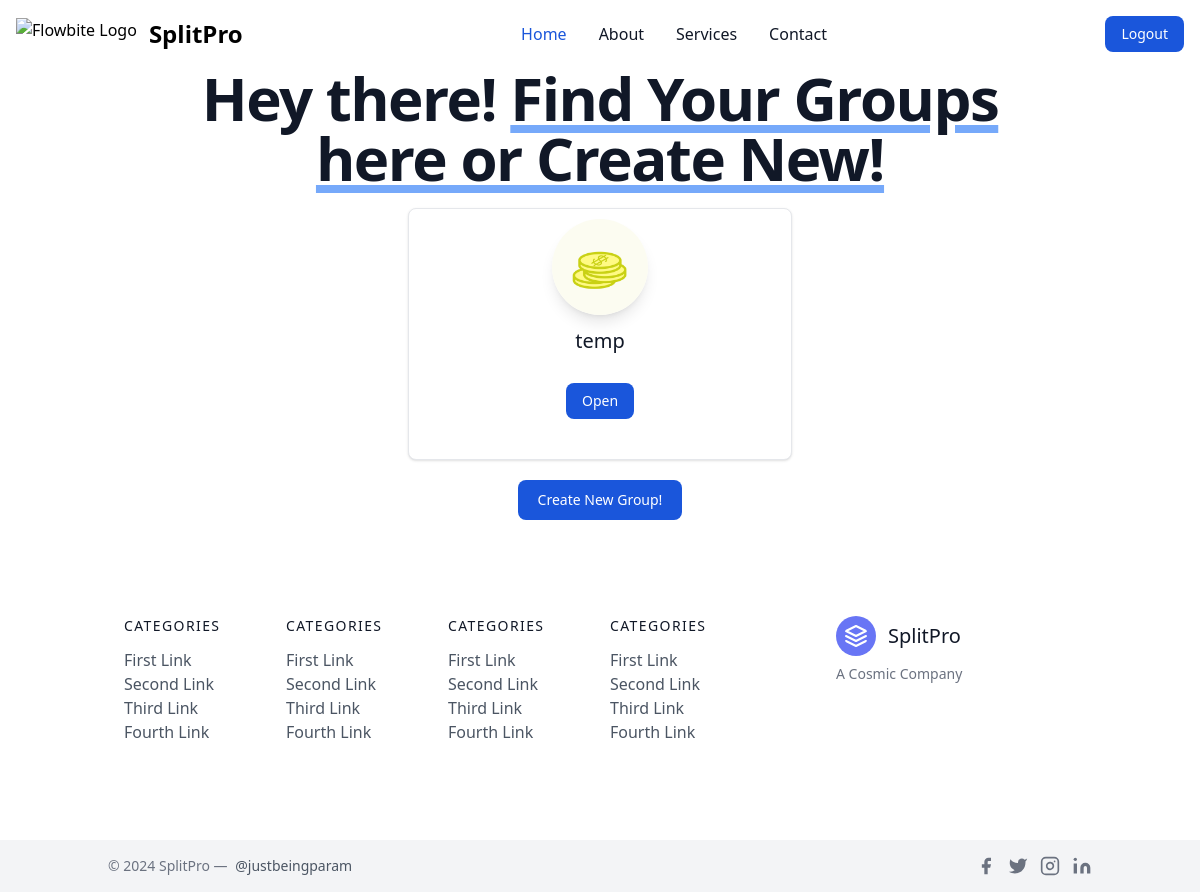
Before: /index (signed in) with the older database file.
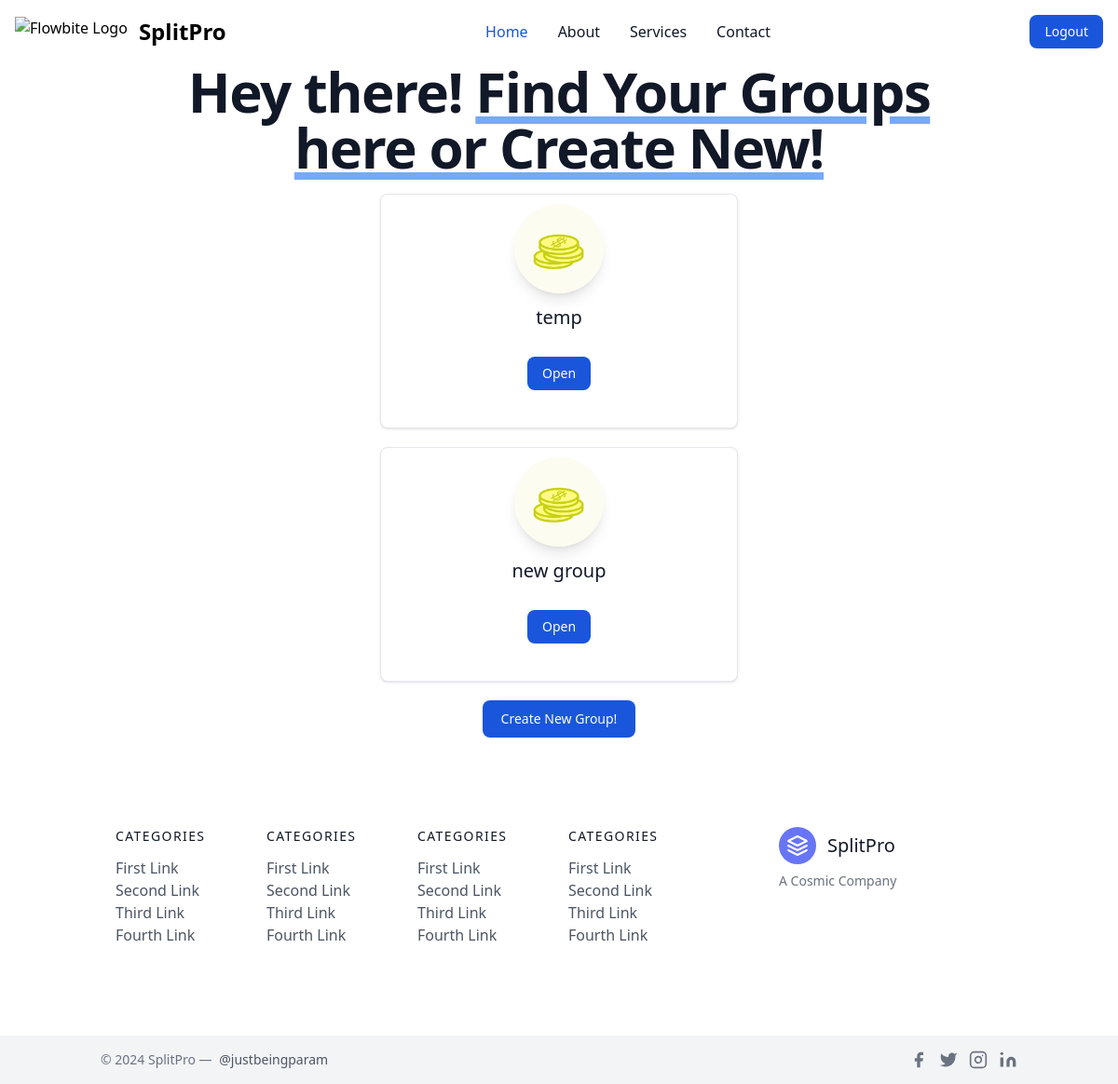
After: the same page with the newer database file.
### tables this page shows
CREATE TABLE groups (
        id INTEGER PRIMARY KEY AUTOINCREMENT,
        name TEXT NOT NULL,
        creator_id INTEGER NOT NULL,
        FOREIGN KEY (creator_id) REFERENCES users(id)
    );

### main.py (the view)
@app.route("/index")
def index():
    if "user_id" not in session:
        return redirect(url_for("login"))
    conn = sqlite3.connect("groups.db")
    cursor = conn.execute("SELECT id, name FROM groups")
    groups = cursor.fetchall()
    conn.close()
    return render_template(
        "index.html", groups=groups, is_group_visible=is_group_visible
    )

### main.py (called while the page is built)
def is_group_visible(group_id):
    if "user_id" not in session:
        return False
    user_id = session["user_id"]
    conn = sqlite3.connect("groups.db")
    cursor = conn.execute(
        "SELECT * FROM members WHERE group_id = ? AND (user_id = ?)",
        (group_id, user_id),
    )
    is_member_or_creator = cursor.fetchone()
    conn.close()
    return bool(is_member_or_creator)

### templates/index.html (shortened to what this page needs)
<!DOCTYPE html>
<html lang="en">
<head>
    <link href="static\css\output.css" rel="stylesheet">
</head>
<body>
    <center>
        <div>
            {% include 'groupnav.html' %}
            <div style="margin-left: 15%; margin-right: 15%;">
                <h1
                    class="mb-4 text-4xl font-extrabold leading-none tracking-tight text-gray-900 md:text-5xl lg:text-6xl dark:text-white">
                    Hey there! <span
                        class="underline underline-offset-3 decoration-8 decoration-blue-400 dark:decoration-blue-600">Find
                        Your Groups here or Create New!</span></h1>
            </div>
            {% for group in groups %}
            {% if is_group_visible(group[0]) %}
            <div style="margin: 20px;">
                <div
                    class="w-full max-w-sm bg-white border border-gray-200 rounded-lg shadow dark:bg-gray-800 dark:border-gray-700">
                    <div class="flex flex-col items-center pb-10">
                        <img style="margin-top: 10px;" class="w-24 h-24 mb-3 rounded-full shadow-lg"
                            src="static\images\coins-3344603_1280.png" alt="Bonnie image" />
                        <h5 class="mb-1 text-xl font-medium text-gray-900 dark:text-white">{{ group[1] }}</h5>
                        <div class="flex mt-4 md:mt-6">
                            <a href="{{ url_for('group', group_id=group[0]) }}"
                                class="inline-flex items-center px-4 py-2 text-sm font-medium text-center text-white bg-blue-700 rounded-lg hover:bg-blue-800 focus:ring-4 focus:outline-none focus:ring-blue-300 dark:bg-blue-600 dark:hover:bg-blue-700 dark:focus:ring-blue-800">Open</a>
                        </div>
                    </div>
                </div>
            </div>
            {% endif %}
            {% endfor %}
            <button data-modal-target="authentication-modal" data-modal-toggle="authentication-modal"
                class="block text-white bg-blue-700 hover:bg-blue-800 focus:ring-4 focus:outline-none focus:ring-blue-300 font-medium rounded-lg text-sm px-5 py-2.5 text-center dark:bg-blue-600 dark:hover:bg-blue-700 dark:focus:ring-blue-800"
                type="button" id="createGroupBtn">
                Create New Group!
            </button>
        </div>
    </center>
    {% include 'footer.html' %}
</body>
</html>

### templates/groupnav.html (shortened to what this page needs)
<nav class="bg-white border-gray-200 dark:bg-gray-900">
    <div class="max-w-screen-xl flex flex-wrap items-center justify-between mx-auto p-4">
        <a href="https://flowbite.com/" class="flex items-center space-x-3 rtl:space-x-reverse">
            <img src="https://flowbite.com/docs/images/logo.svg" class="h-8" alt="Flowbite Logo" />
            <span class="self-center text-2xl font-semibold whitespace-nowrap dark:text-white">SplitPro</span>
        </a>
        <div class="flex md:order-2 space-x-3 md:space-x-0 rtl:space-x-reverse">
            <a href="{{url_for('logout')}}"><button type="button"
                    class="text-white bg-blue-700 hover:bg-blue-800 focus:ring-4 focus:outline-none focus:ring-blue-300 font-medium rounded-lg text-sm px-4 py-2 text-center dark:bg-blue-600 dark:hover:bg-blue-700 dark:focus:ring-blue-800">Logout</button></a>
        </div>
        <div class="items-center justify-between hidden w-full md:flex md:w-auto md:order-1" id="navbar-cta">
            <ul
                class="flex flex-col font-medium p-4 md:p-0 mt-4 border border-gray-100 rounded-lg bg-gray-50 md:space-x-8 rtl:space-x-reverse md:flex-row md:mt-0 md:border-0 md:bg-white dark:bg-gray-800 md:dark:bg-gray-900 dark:border-gray-700">
                <li>
                    <a href="/"
                        class="block py-2 px-3 md:p-0 text-white bg-blue-700 rounded md:bg-transparent md:text-blue-700 md:dark:text-blue-500"
                        aria-current="page">Home</a>
                </li>
                <li>
                    <a href="#"
                        class="block py-2 px-3 md:p-0 text-gray-900 rounded hover:bg-gray-100 md:hover:bg-transparent md:hover:text-blue-700 md:dark:hover:text-blue-500 dark:text-white dark:hover:bg-gray-700 dark:hover:text-white md:dark:hover:bg-transparent dark:border-gray-700">About</a>
                </li>
                <li>
                    <a href="#"
                        class="block py-2 px-3 md:p-0 text-gray-900 rounded hover:bg-gray-100 md:hover:bg-transparent md:hover:text-blue-700 d:dark:hover:text-blue-500 dark:text-white dark:hover:bg-gray-700 dark:hover:text-white md:dark:hover:bg-transparent dark:border-gray-700">Services</a>
                </li>
                <li>
                    <a href="#"
                        class="block py-2 px-3 md:p-0 text-gray-900 rounded hover:bg-gray-100 md:hover:bg-transparent md:hover:text-blue-700 md:dark:hover:text-blue-500 dark:text-white dark:hover:bg-gray-700 dark:hover:text-white md:dark:hover:bg-transparent dark:border-gray-700">Contact</a>
                </li>
            </ul>
        </div>
    </div>
</nav>

### templates/footer.html
<footer class="text-gray-600 body-font">
    <div
        class="container px-5 py-24 mx-auto flex md:items-center lg:items-start md:flex-row md:flex-nowrap flex-wrap flex-col">
        <div class="w-64 flex-shrink-0 md:mx-0 mx-auto text-center md:text-left md:mt-0 mt-10">
            <a class="flex title-font font-medium items-center md:justify-start justify-center text-gray-900">
                <svg xmlns="http://www.w3.org/2000/svg" fill="none" stroke="currentColor" stroke-linecap="round"
                    stroke-linejoin="round" stroke-width="2"
                    class="w-10 h-10 text-white p-2 bg-indigo-500 rounded-full" viewBox="0 0 24 24">
                    <path d="M12 2L2 7l10 5 10-5-10-5zM2 17l10 5 10-5M2 12l10 5 10-5"></path>
                </svg>
                <span class="ml-3 text-xl">SplitPro</span>
            </a>
            <p class="mt-2 text-sm text-gray-500">A Cosmic Company</p>
        </div>
        <div class="flex-grow flex flex-wrap md:pr-20 -mb-10 md:text-left text-center order-first">
            <div class="lg:w-1/4 md:w-1/2 w-full px-4">
                <h2 class="title-font font-medium text-gray-900 tracking-widest text-sm mb-3">CATEGORIES</h2>
                <nav class="list-none mb-10">
                    <li>
                        <a class="text-gray-600 hover:text-gray-800">First Link</a>
                    </li>
                    <li>
                        <a class="text-gray-600 hover:text-gray-800">Second Link</a>
                    </li>
                    <li>
                        <a class="text-gray-600 hover:text-gray-800">Third Link</a>
                    </li>
                    <li>
                        <a class="text-gray-600 hover:text-gray-800">Fourth Link</a>
                    </li>
                </nav>
            </div>
            <div class="lg:w-1/4 md:w-1/2 w-full px-4">
                <h2 class="title-font font-medium text-gray-900 tracking-widest text-sm mb-3">CATEGORIES</h2>
                <nav class="list-none mb-10">
                    <li>
                        <a class="text-gray-600 hover:text-gray-800">First Link</a>
                    </li>
                    <li>
                        <a class="text-gray-600 hover:text-gray-800">Second Link</a>
                    </li>
                    <li>
                        <a class="text-gray-600 hover:text-gray-800">Third Link</a>
                    </li>
                    <li>
                        <a class="text-gray-600 hover:text-gray-800">Fourth Link</a>
                    </li>
                </nav>
            </div>
            <div class="lg:w-1/4 md:w-1/2 w-full px-4">
                <h2 class="title-font font-medium text-gray-900 tracking-widest text-sm mb-3">CATEGORIES</h2>
                <nav class="list-none mb-10">
                    <li>
                        <a class="text-gray-600 hover:text-gray-800">First Link</a>
                    </li>
                    <li>
                        <a class="text-gray-600 hover:text-gray-800">Second Link</a>
                    </li>
                    <li>
                        <a class="text-gray-600 hover:text-gray-800">Third Link</a>
                    </li>
                    <li>
                        <a class="text-gray-600 hover:text-gray-800">Fourth Link</a>
                    </li>
                </nav>
            </div>
            <div class="lg:w-1/4 md:w-1/2 w-full px-4">
                <h2 class="title-font font-medium text-gray-900 tracking-widest text-sm mb-3">CATEGORIES</h2>
                <nav class="list-none mb-10">
                    <li>
                        <a class="text-gray-600 hover:text-gray-800">First Link</a>
                    </li>
                    <li>
                        <a class="text-gray-600 hover:text-gray-800">Second Link</a>
                    </li>
                    <li>
                        <a class="text-gray-600 hover:text-gray-800">Third Link</a>
                    </li>
                    <li>
                        <a class="text-gray-600 hover:text-gray-800">Fourth Link</a>
                    </li>
                </nav>
            </div>
        </div>
    </div>
    <div class="bg-gray-100">
        <div class="container mx-auto py-4 px-5 flex flex-wrap flex-col sm:flex-row">
            <p class="text-gray-500 text-sm text-center sm:text-left">© 2024 SplitPro —
                <a href="#" rel="noopener noreferrer" class="text-gray-600 ml-1" target="_blank">@justbeingparam</a>
            </p>
            <span class="inline-flex sm:ml-auto sm:mt-0 mt-2 justify-center sm:justify-start">
                <a class="text-gray-500">
                    <svg fill="currentColor" stroke-linecap="round" stroke-linejoin="round" stroke-width="2"
                        class="w-5 h-5" viewBox="0 0 24 24">
                        <path d="M18 2h-3a5 5 0 00-5 5v3H7v4h3v8h4v-8h3l1-4h-4V7a1 1 0 011-1h3z"></path>
                    </svg>
                </a>
                <a class="ml-3 text-gray-500">
                    <svg fill="currentColor" stroke-linecap="round" stroke-linejoin="round" stroke-width="2"
                        class="w-5 h-5" viewBox="0 0 24 24">
                        <path
                            d="M23 3a10.9 10.9 0 01-3.14 1.53 4.48 4.48 0 00-7.86 3v1A10.66 10.66 0 013 4s-4 9 5 13a11.64 11.64 0 01-7 2c9 5 20 0 20-11.5a4.5 4.5 0 00-.08-.83A7.72 7.72 0 0023 3z">
                        </path>
                    </svg>
                </a>
                <a class="ml-3 text-gray-500">
                    <svg fill="none" stroke="currentColor" stroke-linecap="round" stroke-linejoin="round"
                        stroke-width="2" class="w-5 h-5" viewBox="0 0 24 24">
                        <rect width="20" height="20" x="2" y="2" rx="5" ry="5"></rect>
                        <path d="M16 11.37A4 4 0 1112.63 8 4 4 0 0116 11.37zm1.5-4.87h.01"></path>
                    </svg>
                </a>
                <a class="ml-3 text-gray-500">
                    <svg fill="currentColor" stroke="currentColor" stroke-linecap="round" stroke-linejoin="round"
                        stroke-width="0" class="w-5 h-5" viewBox="0 0 24 24">
                        <path stroke="none"
                            d="M16 8a6 6 0 016 6v7h-4v-7a2 2 0 00-2-2 2 2 0 00-2 2v7h-4v-7a6 6 0 016-6zM2 9h4v12H2z">
                        </path>
                        <circle cx="4" cy="4" r="2" stroke="none"></circle>
                    </svg>
                </a>
            </span>
        </div>
    </div>
</footer>

Changed rows visible on the page:
added groups: name "new group"
